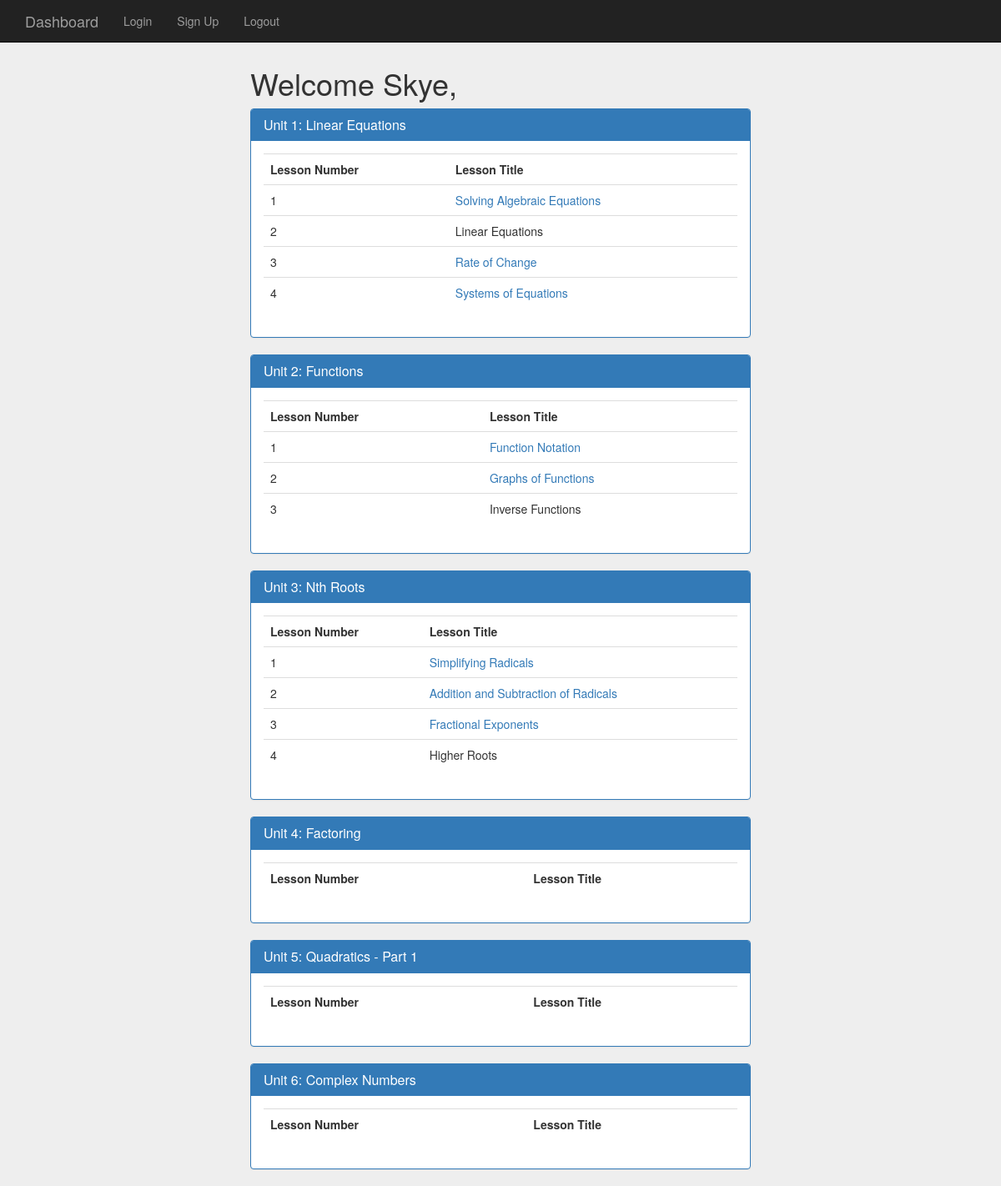
The page /dashboard (signed in) on the database its author committed.
### app.py (models this page shows)
class User(UserMixin, db.Model):
	id = db.Column(db.Integer, primary_key=True)
	email = db.Column(db.String(100), unique=True)
	account_type = db.Column(db.String(20)) # either 'Student' or 'Teacher'
	password = db.Column(db.String(100))
	first_name = db.Column(db.String(40))
	last_name = db.Column(db.String(40))
	subject_id = db.Column(db.Integer, db.ForeignKey('subject.id'))
	block_id = db.Column(db.Integer, db.ForeignKey('block.id'))
	responses = db.relationship('Response', backref='user', lazy='dynamic')

class Unit(db.Model):
	id = db.Column(db.Integer, primary_key=True)
	unit_number = db.Column(db.Integer)
	title = db.Column(db.String(40))
	subject_id = db.Column(db.Integer, db.ForeignKey('subject.id'))
	lessons = db.relationship('Lesson', backref='unit', lazy='dynamic')

class Lesson(db.Model):
	id = db.Column(db.Integer, primary_key=True)
	lesson_number = db.Column(db.Integer)
	title = db.Column(db.String(40))
	date_assigned = db.Column(db.DateTime)
	available = db.Column(db.Boolean)
	unit_id = db.Column(db.Integer, db.ForeignKey('unit.id'))
	questions = db.relationship('Question', backref='lesson', lazy='dynamic')

### app.py (the view)
@app.route('/dashboard')
@login_required
def dashboard():
	if current_user.account_type == 'Admin':
		return render_template('admin_dashboard.html')
	else:
		subject = Subject.query.get(int(current_user.subject_id))
		subject_name = subject.subject_name
		units = subject.units.all()
		return render_template('dashboard.html', units=units, subject_name=subject_name)

### app.py (called while the page is built)
@login_manager.user_loader
def load_user(user_id):
	return User.query.get(int(user_id))

### templates/dashboard.html (shortened to what this page needs)
{% extends "layout.html" %}
{% import "bootstrap/wtf.html" as wtf %}
{% block styles %}
{{ super() }}
<link rel="stylesheet" href="{{url_for('.static', filename='assignmentstyle.css')}}">
{% endblock %}
{% block content %}
{{ super() }}
{% if subject_name == 'Algebra 2' %}
	{% set subject_abbrev = 'alg2' %}
{% elif subject_name == 'AP Computer Science Principles' %}
	{% set subject_abbrev = 'apcsp' %}
{% else %}
	{% set subject_abbrev = subject_name %}
{% endif %}
<div class="container theme-showcase col-sm-6 col-sm-offset-3" role="main">
<div class="row">
<h1>Welcome {{ current_user.first_name }},</h1>
</div>
<div class="row">
{% for unit in units %}
<div class="panel panel-primary">
	<div class="panel-heading">
		<h3 class="panel-title">Unit {{ unit.unit_number }}: {{unit.title}}</h3>
	</div>
	<div class="panel-body">
		<table class="table table-hover">
		<tr><th>Lesson Number</th><th>Lesson Title</th></tr>
		{% for lesson in unit.lessons.all() %}
		{% if lesson.available %}
		<tr><td>{{ lesson.lesson_number }}</td><td><a href="assignment/{{ subject_abbrev }}/u{{ unit.unit_number }}/l{{ lesson.lesson_number }}">{{ lesson.title }}</a></td></tr>
		{% else %}
		<tr><td>{{ lesson.lesson_number }}</td><td>{{ lesson.title }} </td></tr>
		{% endif %}
		{% endfor %}
		</table>
	</div>
</div>
{% endfor %}
</div>
</div>
{% endblock %}

### static/assignmentstyle.css (style rules this page uses)
body { padding-top: 60px; background-color: #eee; }

### rows shown on the page
User: first_name "Skye"
Unit: unit_number "1", title "Linear Equations"
Lesson: lesson_number "1", title "Solving Algebraic Equations"
Lesson: lesson_number "2", title "Linear Equations"
Lesson: lesson_number "3", title "Rate of Change"
Lesson: lesson_number "4", title "Systems of Equations"
Unit: unit_number "2", title "Functions"
Lesson: lesson_number "1", title "Function Notation"
Lesson: lesson_number "2", title "Graphs of Functions"
Lesson: lesson_number "3", title "Inverse Functions"
Unit: unit_number "3", title "Nth Roots"
Lesson: lesson_number "1", title "Simplifying Radicals"
Lesson: lesson_number "2", title "Addition and Subtraction of Radicals"
Lesson: lesson_number "3", title "Fractional Exponents"
Lesson: lesson_number "4", title "Higher Roots"
Unit: unit_number "4", title "Factoring"
Unit: unit_number "5", title "Quadratics - Part 1"
Unit: unit_number "6", title "Complex Numbers"
